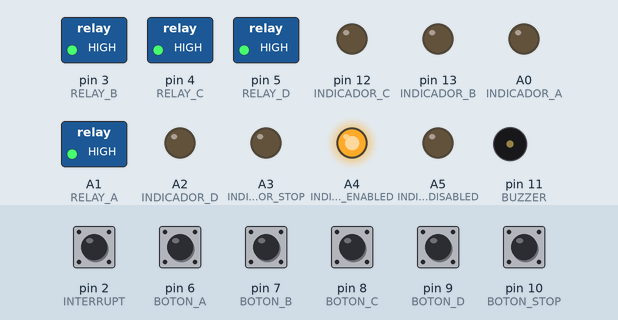
Simulated run of this program. Board: Arduino Pro Mini, built with avr-gcc and run on an emulated ATmega328P. On the bench: switched loads named in the program (green lamp = pin HIGH), output pins drawn as LEDs (lit = HIGH), buzzer (waves = sounding). Dashed ring = blinking. Inputs (shaded band) come from the test bench; at power-on: pin 2 (INTERRUPT), pin 6 (BOTON_A), pin 7 (BOTON_B), pin 8 (BOTON_C), pin 9 (BOTON_D), pin 10 (BOTON_STOP) HIGH. Sleep ends after the set time or at an interrupt.

Above: at 1.5 s.
1.6 s: pin 2 (INTERRUPT) pulled LOW for 0.15 s
At 2.9 s:
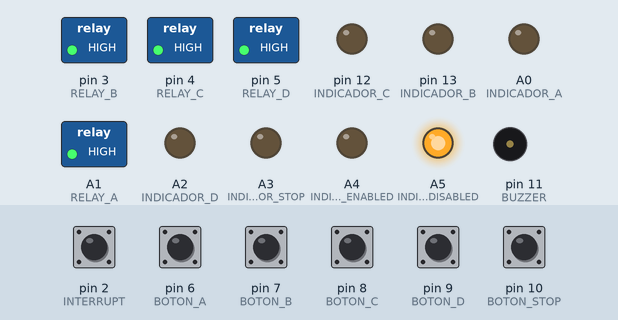
3.2 s: pin 10 (BOTON_STOP) pulled LOW for 0.15 s
At 6.2 s:
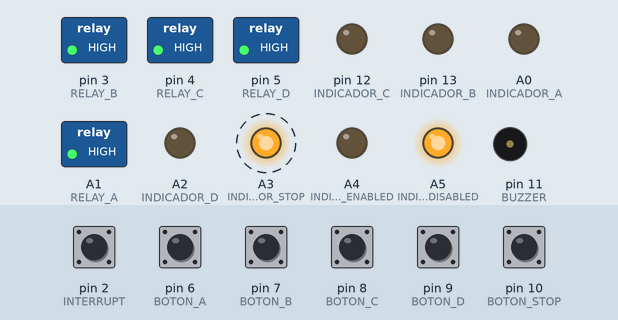
6.3 s: pin 10 (BOTON_STOP) pulled LOW for 1 s
At 7.8 s:
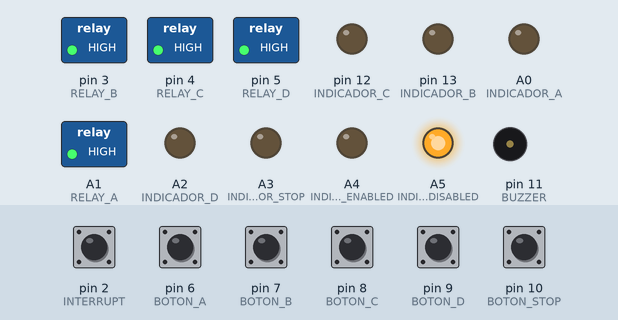
8.8 s: pin 6 (BOTON_A) pulled LOW for 0.15 s
At 9.6 s:
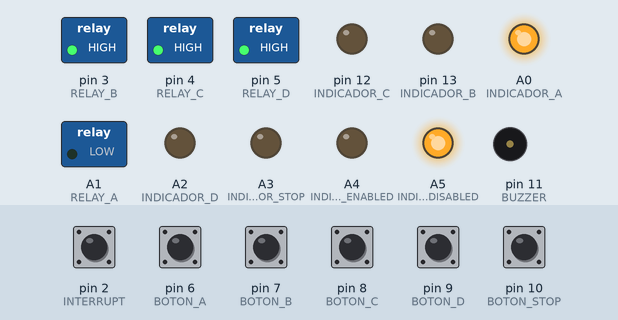
10.4 s: pin 7 (BOTON_B) pulled LOW for 0.15 s
At 10.8 s:
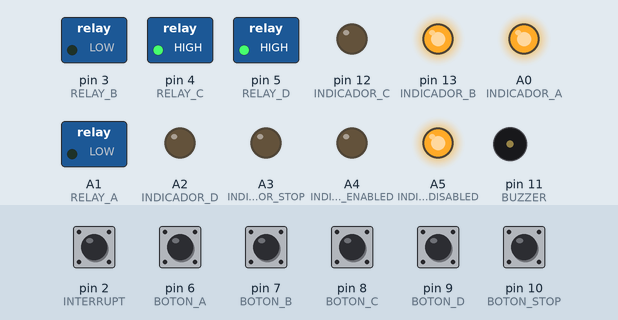
12.0 s: pin 8 (BOTON_C) pulled LOW for 0.15 s
At 13.3 s:
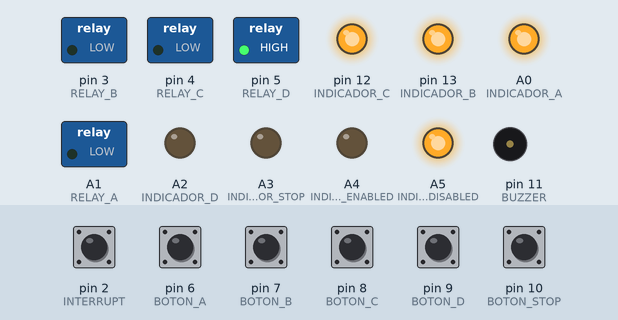
Timing chart, 0 to 14.6 s (numbered marks = the images above; inputs shaded):
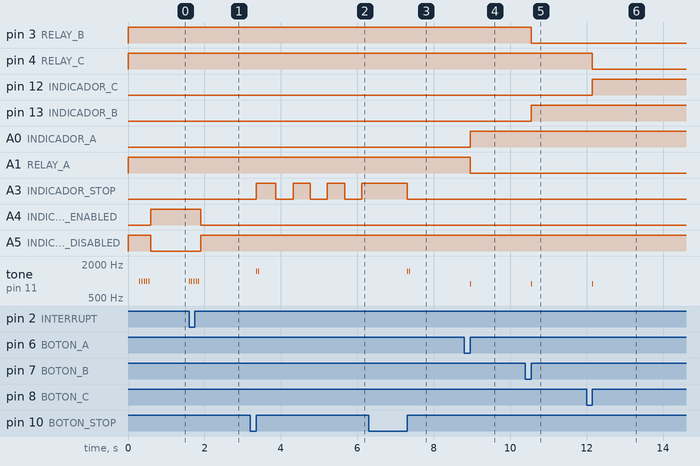

The program:

main.cpp
```cpp
/*******************************************************/
/*      _- D I G I T A L   A C   S W I T C H E R -_    */
/*                                                     */
/*    El presente codigo controla de manera digital    */
/*  utilizando relevadores como dispositivo de potencia*/
/*  y aislamiento cuatro cargas alimentadas            */
/*  directamente de la toma de corriente CA.           */
/*                                                     */
/*  Caracteristicas:                                   */
/*  +Un boton de control para cada carga.              */
/*  +Un botón de “modo bloqueo” que al ser presionado  */
/*   bloquea todos los controles y los mantiene en su  */
/*   estado siendo posible su uso hasta presionar de   */
/*   nuevo el botón de “modo bloqueo”.                 */
/*  +Botón de “pánico” que desactivara y bloqueara     */
/*   todas de todas las cargas al ser presionado una   */
/*   vez y devolverlas a su estado inicial al ser      */
/*   presionado una vez más.                           */
/*  +Iniciar en modo bloqueo.                          */
/*  +Indicadores visuales con leds.                    */
/*  +Indicador sonoro con buzzer.                      */
/*                                                     */
/*  NOTA: Características sensibles a cambios          */
/*        según la experiencia de uso.                 */
/*                                                     */
/*  Autor: Jesus David Salazar Garcia. Aka: mataperros */
/*  21/06/2017                                         */
/*******************************************************/

// TODO Cambiar el pin 13 hacia otro pin libre.


// Librerias.
#include <Arduino.h>
#include <avr/sleep.h>

// Definiciones -----------------------------------------
// Configuracion.
#define INTERRUPT_AT_START // Descomentar para iniciar con interrupcion.
// Pines para botones.
#define BOTON_A     6
#define BOTON_B     7
#define BOTON_C     8
#define BOTON_D     9
#define BOTON_STOP  10
// Indicadores.
#define INDICADOR_A A0
#define INDICADOR_B 13
#define INDICADOR_C 12
#define INDICADOR_D A2
#define INDICADOR_INTERRUPT_ENABLED  A4
#define INDICADOR_INTERRUPT_DISABLED  A5
#define INDICADOR_STOP  A3
// Duracion parpadeo para estado de panico (ms).
#define PARPADEO_STOP 450
// Pines para reles.
#define RELAY_A     A1
#define RELAY_B     3
#define RELAY_C     4
#define RELAY_D     5
// Pin para buzzer.
#define BUZZER      11
// Pin para interrupcion.
#define INTERRUPT   2

// Prototipos -------------------------------------------
void interrupthandler();

// Variables globales -----------------------------------
// Banderas para conmutar estados.
bool aFlag, bFlag, cFlag, dFlag, stopFlag, iFlag;
// Variable para interrupcion al inicio por soft.
// Configurar en definiciones.
#ifdef INTERRUPT_AT_START
  bool softInterrupt = true;
#else
  bool softInterrupt = false;
#endif
// Bandera para parpadeo en panico usando millis.
bool stateStop = LOW;
// Almacenes de tiempo obtenido con millis.
unsigned long millisAnterior = 0;
unsigned long millisActual  = 0;


void setup() { //----------------------------------------
  // Configuracion de E/S pines -------------------------
  // Entradas para botones con pullup's habilitados
  pinMode(BOTON_A, INPUT_PULLUP);
  pinMode(BOTON_B, INPUT_PULLUP);
  pinMode(BOTON_C, INPUT_PULLUP);
  pinMode(BOTON_D, INPUT_PULLUP);
  pinMode(INTERRUPT, INPUT_PULLUP);
  pinMode(BOTON_STOP, INPUT_PULLUP);
  // Salidas para indicaores-
  pinMode(INDICADOR_A, OUTPUT);
  pinMode(INDICADOR_B, OUTPUT);
  pinMode(INDICADOR_C, OUTPUT);
  pinMode(INDICADOR_D, OUTPUT);
  pinMode(INDICADOR_INTERRUPT_ENABLED, OUTPUT);
  pinMode(INDICADOR_INTERRUPT_DISABLED, OUTPUT);
  pinMode(INDICADOR_STOP, OUTPUT);
  // Salidas para reles.
  pinMode(RELAY_A, OUTPUT);
  pinMode(RELAY_B, OUTPUT);
  pinMode(RELAY_C, OUTPUT);
  pinMode(RELAY_D, OUTPUT);
  // Salida para buzzer.
  pinMode(BUZZER, OUTPUT);

  // Inicializando indicaores al inicio -----------------
  digitalWrite(INDICADOR_A, LOW);
  digitalWrite(INDICADOR_D, LOW);
  digitalWrite(INDICADOR_C, LOW);
  digitalWrite(INDICADOR_B, LOW);
  digitalWrite(INDICADOR_INTERRUPT_ENABLED, LOW);
  digitalWrite(INDICADOR_INTERRUPT_DISABLED, HIGH);
  digitalWrite(INDICADOR_STOP, LOW);

  // Inicializando reles en al incio --------------------
  digitalWrite(RELAY_A, HIGH);
  digitalWrite(RELAY_D, HIGH);
  digitalWrite(RELAY_C, HIGH);
  digitalWrite(RELAY_B, HIGH);

  // Inicializando variables ----------------------------
  // Banderas para conmutar estados.
  aFlag = bFlag = cFlag = dFlag = stopFlag = iFlag = false;
  // Bandera y variables para parpadeo con millis.
  stateStop = LOW;
  millisAnterior = 0;
  millisActual  = 0;

  // Configurando interrupcion --------------------------
  // Estableciondo modo power down.
  set_sleep_mode(SLEEP_MODE_PWR_DOWN);
  // Definiendo pin para interrupcion, funcion para salir
  // de interrupcion y establecion el cambio de estado en
  // cuando se conmute de estado  alto a bajo.
  attachInterrupt(digitalPinToInterrupt(INTERRUPT), interrupthandler, FALLING);

  // Delay para asegurar la configuracion inicial.
  delay(300);
}

void loop() { // ----------------------------------------

  // Escanenado interrupcion ----------------------------
  //Serial.println(digitalRead(INTERRUPT));
  //Serial.println(iFlag);
  //Serial.println("Fuera");
  if((!digitalRead(INTERRUPT) && !iFlag) || softInterrupt) {
    while (!digitalRead(INTERRUPT)) { /*Serial.println("En while");*/}

    // Conmutando bandera de estado.
    iFlag = !iFlag;

    // Si se hizo la interrupcion desde el programa
    // (softInterrupt) se desactiva.
    if(softInterrupt) {
      softInterrupt = !softInterrupt;
    }

    // Alarma buzzer (Sirve como delay 300ms).
    tone(BUZZER, 1000);
    delay(10);
    noTone(BUZZER);
    delay(50);
    tone(BUZZER, 1000);
    delay(10);
    noTone(BUZZER);
    delay(50);
    tone(BUZZER, 1000);
    delay(10);
    noTone(BUZZER);
    delay(50);
    tone(BUZZER, 1000);
    delay(10);
    noTone(BUZZER);
    delay(50);
    tone(BUZZER, 1000);
    delay(10);
    noTone(BUZZER);
    delay(50);

    // Conmutando indicadores.
    digitalWrite(INDICADOR_INTERRUPT_DISABLED, LOW);
    digitalWrite(INDICADOR_INTERRUPT_ENABLED, HIGH);

    // Inicializando y activando power down.
    sleep_enable();
    sleep_mode();
  }

  // Escaneando boton de panico -------------------------
  if(!digitalRead(BOTON_STOP)) {
    while(!digitalRead(BOTON_STOP)) { }

    // Encendiendo indicador y activando buzzer.
    digitalWrite(INDICADOR_STOP, !stopFlag);
    tone(BUZZER, 1500);
    delay(10);
    noTone(BUZZER);
    delay(50);
    tone(BUZZER, 1500);
    delay(10);
    noTone(BUZZER);

    // En caso de entrar con la bandera desactivada
    // se apagan todos reles con sus respectivos
    // indicadorees.
    if(!stopFlag) {
      digitalWrite(INDICADOR_A, LOW);
      digitalWrite(RELAY_A, HIGH);

      digitalWrite(INDICADOR_B, LOW);
      digitalWrite(RELAY_B, HIGH);

      digitalWrite(INDICADOR_C, LOW);
      digitalWrite(RELAY_C, HIGH);

      digitalWrite(INDICADOR_D, LOW);
      digitalWrite(RELAY_D, HIGH);
    }

    // Si se entra con la bandera activada se
    // esta regresando del modo panico por lo
    // que los reles e indicadores vuelven a
    // los estados que tenian antes de presionar
    // el boton de panico.
    else if(stopFlag) {
      digitalWrite(INDICADOR_A, aFlag);
      digitalWrite(RELAY_A, !aFlag);

      digitalWrite(INDICADOR_B, bFlag);
      digitalWrite(RELAY_B, !bFlag);

      digitalWrite(INDICADOR_C, cFlag);
      digitalWrite(RELAY_C, !cFlag);

      digitalWrite(INDICADOR_D, dFlag);
      digitalWrite(RELAY_D, !dFlag);
    }

    // Si se presiona el boton para entrar en modo
    // panico se inhabilita el funcionamiento de
    // aculaquier otro boton hasta no salir del
    // modo panico.
    while(digitalRead(BOTON_STOP) && !stopFlag) {
      //Serial.println("En stop");
      // Parpadeo utilizndo la funcion millis para
      // seguir al pendiente del estado del boton de
      // panico y salir del modo cuando se presione.
      millisActual = millis();
      if((millisActual - millisAnterior) >= PARPADEO_STOP) {
        millisAnterior = millisActual;
        if(stateStop == LOW) {
          stateStop = HIGH;
        }
        else {
          stateStop = LOW;
        }
        digitalWrite(INDICADOR_STOP, stateStop);
      }
    }
    digitalWrite(INDICADOR_STOP, !stopFlag);

    // Conmutando bandera para indicar que se sale de
    // modo panico.
    stopFlag = !stopFlag;
  }

  // Escaneando el estado del boton A -------------------
  if(!digitalRead(BOTON_A)) {
    while (!digitalRead(BOTON_A)) { }
    // Conmutando bandera de estado.
    aFlag = !aFlag;
    // Utilizando bandera para activar indicador y rele.
    digitalWrite(INDICADOR_A, aFlag);
    digitalWrite(RELAY_A, !aFlag);
    // Alarma en buzzer.
    tone(BUZZER, 900);
    delay(10);
    noTone(BUZZER);
    delay(50);
  }

  // Escaneando el estado del boton B -------------------
  if(!digitalRead(BOTON_B)) {
    while (!digitalRead(BOTON_B)) { }
    bFlag = !bFlag;
    digitalWrite(INDICADOR_B, bFlag);
    digitalWrite(RELAY_B, !bFlag);
    tone(BUZZER, 900);
    delay(10);
    noTone(BUZZER);
    delay(50);
  }

  // Escaneando el estado del boton C -------------------
  if(!digitalRead(BOTON_C)) {
    while (!digitalRead(BOTON_C)) { }
    cFlag = !cFlag;
    digitalWrite(INDICADOR_C, cFlag);
    digitalWrite(RELAY_C, !cFlag);
    tone(BUZZER, 900);
    delay(10);
    noTone(BUZZER);
    delay(50);
  }

  // Escaneando el estado del boton D -------------------
  if(!digitalRead(BOTON_D)) {
    while (!digitalRead(BOTON_D)) { }
    dFlag = !dFlag;
    digitalWrite(INDICADOR_D, dFlag);
    digitalWrite(RELAY_D, !dFlag);
    tone(BUZZER, 900);
    delay(10);
    noTone(BUZZER);
    delay(50);
  }

  // Regreso de interrupcion ----------------------------
  // Si la bandera de intrrupcion esta
  // activada se ejecuta este bloque.
  if(iFlag) {
    // Alarma buzzer. (Sireve como delay 300ms).
    tone(BUZZER, 1000);
    delay(10);
    noTone(BUZZER);
    delay(50);
    tone(BUZZER, 1000);
    delay(10);
    noTone(BUZZER);
    delay(50);
    tone(BUZZER, 1000);
    delay(10);
    noTone(BUZZER);
    delay(50);
    tone(BUZZER, 1000);
    delay(10);
    noTone(BUZZER);
    delay(50);
    tone(BUZZER, 1000);
    delay(10);
    noTone(BUZZER);
    delay(50);

    // Hasta que no se suelte el boton se estara en este bucle.
    while (!digitalRead(INTERRUPT)) {/*Serial.println("Suelta el boton");*/}

    // Conmutando indicadores.
    digitalWrite(INDICADOR_INTERRUPT_ENABLED, LOW);
    digitalWrite(INDICADOR_INTERRUPT_DISABLED, HIGH);

    // Conmutando bandera.
    iFlag =! iFlag;
  }
}

// Definiciones de funciones ----------------------------
// Funciona para desactivar interrupcion.
void interrupthandler() {
  sleep_disable();
  //Serial.println("Regresando");
  //Serial.println(iFlag);
}
```

Measured:
- after the input at 1.6 s, A4 (INDICADOR_INTERRUPT_ENABLED): HIGH → LOW after 0.30 s; A5 (INDICADOR_INTERRUPT_DISABLED): LOW → HIGH after 0.30 s; tone on pin 11 (BUZZER): alternates 1000 Hz for 0.01 s and silent for 0.05 s, 10 changes in all, then stays silent, starting at once
- after the input at 3.2 s, A3 (INDICADOR_STOP): alternates HIGH for 0.45 s and LOW for 0.45 s, starting after 0.15 s; tone on pin 11 (BUZZER): alternates 1500 Hz for 0.01 s and silent for 0.05 s, 4 changes in all, then stays silent, starting after 0.15 s
- after the input at 6.3 s, tone on pin 11 (BUZZER): alternates 1500 Hz for 0.01 s and silent for 0.05 s, 4 changes in all, then stays silent, starting after 1.0 s
- after the input at 8.8 s, A0 (INDICADOR_A): LOW → HIGH after 0.15 s; A1 (RELAY_A): HIGH → LOW after 0.15 s; tone on pin 11 (BUZZER): silent → 900 Hz after 0.15 s, → silent 0.01 s later
- after the input at 10.4 s, pin 3 (RELAY_B): HIGH → LOW after 0.15 s; pin 13 (INDICADOR_B): LOW → HIGH after 0.15 s; tone on pin 11 (BUZZER): silent → 900 Hz after 0.15 s, → silent 0.01 s later
- after the input at 12.0 s, pin 4 (RELAY_C): HIGH → LOW after 0.15 s; pin 12 (INDICADOR_C): LOW → HIGH after 0.15 s; tone on pin 11 (BUZZER): silent → 900 Hz after 0.15 s, → silent 0.01 s later
- by itself, tone on pin 11 (BUZZER): alternates 1000 Hz for 0.01 s and silent for 0.05 s, 10 changes in all, then stays silent
